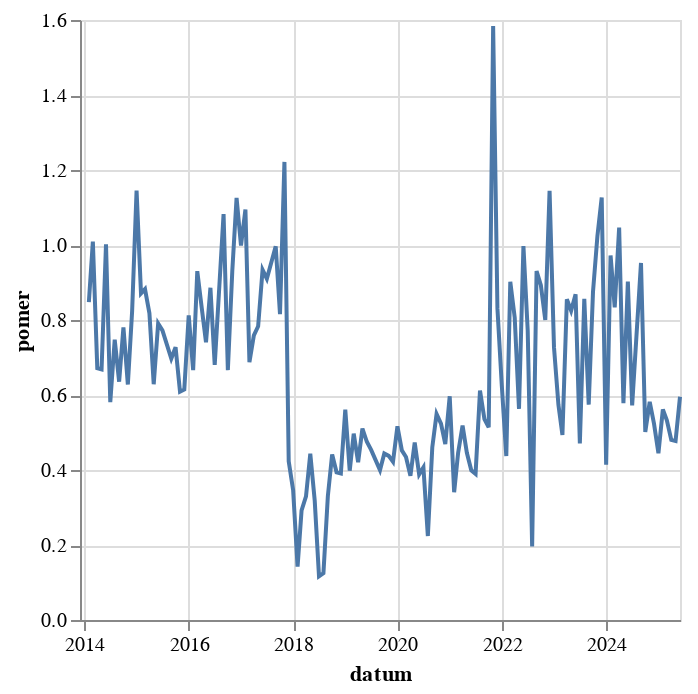

The cell this chart's notebook holds for it:
### Code cell
alt.Chart(
    vyvoj.to_pandas()
).mark_line(
).encode(
    alt.X('datum:T'),
    alt.Y('pomer:Q')
)

### Figure 1 — Vega-Lite specification as saved in the notebook (floating-point values rounded to 4 significant figures; data arrays with more than 128 entries replaced by an {"elided": "..."} marker saying what was removed)
{"config": {"view": {"continuousWidth": 300, "continuousHeight": 300}}, "data": {"name": "data-104c54392125546623973eb9309e00aa"}, "mark": {"type": "line"}, "encoding": {"x": {"field": "datum", "type": "temporal"}, "y": {"field": "pomer", "type": "quantitative"}}, "$schema": "https://vega.github.io/schema/vega-lite/v5.8.0.json", "datasets": {"data-104c54392125546623973eb9309e00aa": {"elided": "133 records"}}}
